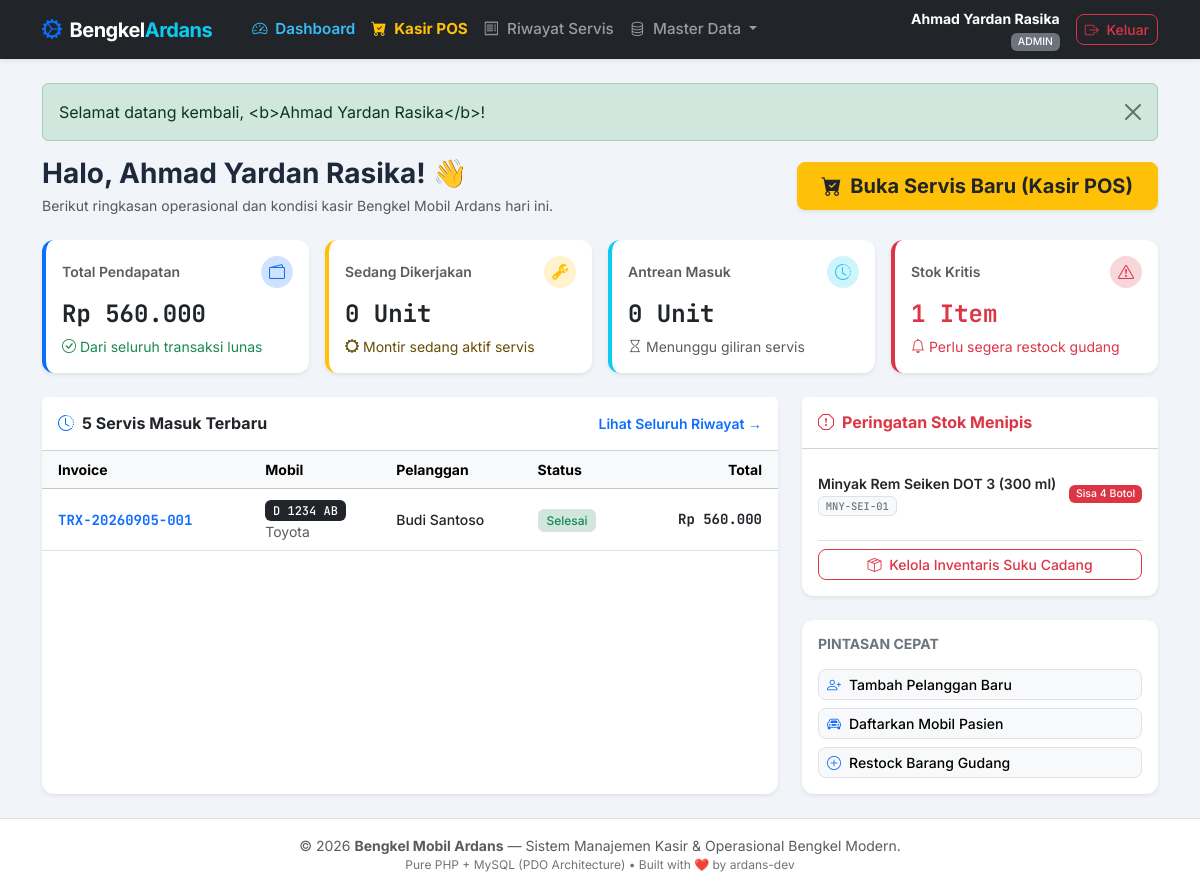
The app's page /index.php (signed in) with its own data.
### tables this page shows
CREATE TABLE transaksi (
    id_transaksi INT AUTO_INCREMENT PRIMARY KEY,
    kode_transaksi VARCHAR(30) NOT NULL UNIQUE COMMENT 'Nomor invoice resmi (misal: TRX-20260905-001)',
    id_kendaraan INT NOT NULL COMMENT 'Mobil yang dikerjakan',
    id_mekanik INT NOT NULL COMMENT 'Mekanik penanggung jawab servis',
    id_admin INT NULL COMMENT 'Kasir yang memproses nota pembayaran',
    kilometer INT DEFAULT 0 COMMENT 'Angka odometer spedometer saat mobil masuk',
    keluhan TEXT NOT NULL COMMENT 'Masalah yang dirasakan pemilik kendaraan',
    catatan_mekanik TEXT NULL COMMENT 'Hasil diagnosa dan saran perawatan mekanik',
    tanggal DATETIME DEFAULT CURRENT_TIMESTAMP COMMENT 'Waktu penerimaan servis',
    status_servis ENUM('Menunggu', 'Dikerjakan', 'Selesai', 'Dibatalkan') DEFAULT 'Menunggu' COMMENT 'Alur pengerjaan mobil',
    metode_pembayaran ENUM('Tunai', 'Transfer Bank', 'QRIS') DEFAULT 'Tunai' COMMENT 'Cara bayar pelanggan',
    total_jasa DECIMAL(12, 2) NOT NULL DEFAULT 0.00 COMMENT 'Subtotal akumulasi seluruh biaya jasa',
    total_sparepart DECIMAL(12, 2) NOT NULL DEFAULT 0.00 COMMENT 'Subtotal akumulasi seluruh biaya sparepart',
    total_biaya DECIMAL(12, 2) NOT NULL DEFAULT 0.00 COMMENT 'Total akhir yang wajib dibayar pelanggan',
    jumlah_bayar DECIMAL(12, 2) NOT NULL DEFAULT 0.00 COMMENT 'Uang tunai/transfer yang diserahkan pelanggan',
    kembalian DECIMAL(12, 2) NOT NULL DEFAULT 0.00 COMMENT 'Uang kembalian yang diberikan kasir',
    status_pembayaran ENUM('Belum Lunas', 'Lunas') DEFAULT 'Belum Lunas' COMMENT 'Status tagihan kasir',
    CONSTRAINT fk_transaksi_kendaraan 
        FOREIGN KEY (id_kendaraan) REFERENCES kendaraan(id_kendaraan) 
        ON DELETE RESTRICT ON UPDATE CASCADE,
    CONSTRAINT fk_transaksi_mekanik 
        FOREIGN KEY (id_mekanik) REFERENCES mekanik(id_mekanik) 
        ON DELETE RESTRICT ON UPDATE CASCADE,
    CONSTRAINT fk_transaksi_admin 
        FOREIGN KEY (id_admin) REFERENCES admin(id_admin) 
        ON DELETE SET NULL ON UPDATE CASCADE
);

CREATE TABLE kendaraan (
    id_kendaraan INT AUTO_INCREMENT PRIMARY KEY,
    id_pelanggan INT NOT NULL COMMENT 'ID pemilik mobil (Foreign Key ke tabel pelanggan)',
    plat_nomor VARCHAR(20) NOT NULL UNIQUE COMMENT 'Nomor polisi unik mobil (misal: D 1234 AB)',
    merek VARCHAR(50) NOT NULL COMMENT 'Pabrikan mobil (misal: Toyota, Honda, Daihatsu)',
    tipe VARCHAR(50) NOT NULL COMMENT 'Model spesifik mobil (misal: Avanza 1.3 G, Brio Satya)',
    tahun INT NULL COMMENT 'Tahun perakitan mobil untuk panduan spesifikasi suku cadang',
    transmisi ENUM('Manual', 'Matic') DEFAULT 'Manual' COMMENT 'Tipe transmisi mobil',
    warna VARCHAR(30) NULL COMMENT 'Warna mobil untuk memudahkan identifikasi di bengkel',
    created_at TIMESTAMP DEFAULT CURRENT_TIMESTAMP,
    CONSTRAINT fk_kendaraan_pelanggan 
        FOREIGN KEY (id_pelanggan) REFERENCES pelanggan(id_pelanggan) 
        ON DELETE CASCADE ON UPDATE CASCADE
);

CREATE TABLE pelanggan (
    id_pelanggan INT AUTO_INCREMENT PRIMARY KEY,
    nama VARCHAR(100) NOT NULL COMMENT 'Nama lengkap pelanggan',
    no_telepon VARCHAR(20) NOT NULL COMMENT 'Nomor WhatsApp/HP untuk konfirmasi servis selesai',
    alamat TEXT NULL COMMENT 'Alamat tempat tinggal pelanggan',
    created_at TIMESTAMP DEFAULT CURRENT_TIMESTAMP COMMENT 'Waktu pertama kali terdaftar'
);

CREATE TABLE sparepart (
    id_sparepart INT AUTO_INCREMENT PRIMARY KEY,
    kode_sparepart VARCHAR(30) NOT NULL UNIQUE COMMENT 'Kode SKU unik suku cadang (misal: OLI-SHL-01)',
    nama_sparepart VARCHAR(100) NOT NULL COMMENT 'Nama barang (misal: Shell Helix HX7 10W-40 4L)',
    kategori VARCHAR(50) DEFAULT 'Umum' COMMENT 'Kategori suku cadang (misal: Oli, Filter, Rem, Busi)',
    stok INT NOT NULL DEFAULT 0 COMMENT 'Jumlah stok fisik yang tersedia di gudang',
    satuan VARCHAR(20) DEFAULT 'Pcs' COMMENT 'Satuan kuantitas (misal: Pcs, Botol, Liter, Set)',
    harga_beli DECIMAL(12, 2) DEFAULT 0.00 COMMENT 'Harga modal dari supplier untuk analisa laba',
    harga_jual DECIMAL(12, 2) NOT NULL DEFAULT 0.00 COMMENT 'Harga banderol jual resmi ke pelanggan',
    stok_minimum INT DEFAULT 5 COMMENT 'Batas peringatan restock saat stok menipis',
    created_at TIMESTAMP DEFAULT CURRENT_TIMESTAMP
);

### includes/auth.php (called while the page is built, shortened)
<?php
require_once __DIR__ . '/../config/database.php';
function current_user(): array {
    return [
        'id'       => $_SESSION['user_id'] ?? null,
        'nama'     => $_SESSION['user_nama'] ?? 'Pengguna',
        'username' => $_SESSION['user_username'] ?? '',
        'role'     => $_SESSION['user_role'] ?? 'kasir'
    ];
}

### index.php (the view, shortened to what this page needs)
<?php
require_once __DIR__ . '/includes/auth.php';
$pendapatan_total = (float)(db()->query("
    SELECT SUM(total_biaya) AS total
    FROM transaksi
    WHERE status_pembayaran = 'Lunas'
")->fetch()['total'] ?? 0);
$mobil_dikerjakan = (int)(db()->query("
    SELECT COUNT(*) AS total
    FROM transaksi
    WHERE status_servis = 'Dikerjakan'
")->fetch()['total'] ?? 0);
$antrean_menunggu = (int)(db()->query("
    SELECT COUNT(*) AS total
    FROM transaksi
    WHERE status_servis = 'Menunggu'
")->fetch()['total'] ?? 0);
$stok_kritis_count = (int)(db()->query("
    SELECT COUNT(*) AS total
    FROM sparepart
    WHERE stok <= stok_minimum
")->fetch()['total'] ?? 0);
$transaksi_terbaru = db()->query("
    SELECT t.*, k.plat_nomor, k.merek, p.nama AS nama_pelanggan, m.nama_mekanik
    FROM transaksi t
    JOIN kendaraan k ON t.id_kendaraan = k.id_kendaraan
    JOIN pelanggan p ON k.id_pelanggan = p.id_pelanggan
    JOIN mekanik m ON t.id_mekanik = m.id_mekanik
    ORDER BY t.id_transaksi DESC
    LIMIT 5
")->fetchAll();
$daftar_kritis = db()->query("
    SELECT kode_sparepart, nama_sparepart, stok, satuan, stok_minimum
    FROM sparepart
    WHERE stok <= stok_minimum
    ORDER BY stok ASC
    LIMIT 4
")->fetchAll();
include __DIR__ . '/includes/header.php';
?>
<div class="row align-items-center mb-4 g-3">
    <div class="col-md-7">
        <h3 class="fw-bold mb-1">
            Halo, <?= e($user_login['nama']) ?>! <span class="text-primary">👋</span>
        </h3>
        <p class="text-muted small mb-0">
            Berikut ringkasan operasional dan kondisi kasir Bengkel Mobil Ardans hari ini.
        </p>
    </div>
    <div class="col-md-5 text-md-end">
        <a href="kasir.php" class="btn btn-warning btn-lg fw-bold shadow-sm text-dark px-4">
            <i class="bi bi-cart-check-fill me-1"></i> Buka Servis Baru (Kasir POS)
        </a>
    </div>
</div>
<div class="row g-3 mb-4">
    <div class="col-sm-6 col-lg-3">
        <div class="card shadow-sm border-0 h-100 p-3 bg-white border-start border-primary border-4">
            <div class="d-flex justify-content-between align-items-center mb-2">
                <span class="text-muted small fw-semibold">Total Pendapatan</span>
                <span class="badge bg-primary-subtle text-primary p-2 rounded-circle"><i class="bi bi-wallet2 fs-6"></i></span>
            </div>
            <div class="fs-4 fw-bold text-dark font-mono"><?= rupiah($pendapatan_total) ?></div>
            <small class="text-success mt-1"><i class="bi bi-check-circle me-1"></i>Dari seluruh transaksi lunas</small>
        </div>
    </div>
    <div class="col-sm-6 col-lg-3">
        <div class="card shadow-sm border-0 h-100 p-3 bg-white border-start border-warning border-4">
            <div class="d-flex justify-content-between align-items-center mb-2">
                <span class="text-muted small fw-semibold">Sedang Dikerjakan</span>
                <span class="badge bg-warning-subtle text-warning p-2 rounded-circle"><i class="bi bi-wrench-adjustable fs-6"></i></span>
            </div>
            <div class="fs-4 fw-bold text-dark font-mono"><?= $mobil_dikerjakan ?> Unit</div>
            <small class="text-warning-emphasis mt-1"><i class="bi bi-gear-wide me-1"></i>Montir sedang aktif servis</small>
        </div>
    </div>
    <div class="col-sm-6 col-lg-3">
        <div class="card shadow-sm border-0 h-100 p-3 bg-white border-start border-info border-4">
            <div class="d-flex justify-content-between align-items-center mb-2">
                <span class="text-muted small fw-semibold">Antrean Masuk</span>
                <span class="badge bg-info-subtle text-info p-2 rounded-circle"><i class="bi bi-clock-history fs-6"></i></span>
            </div>
            <div class="fs-4 fw-bold text-dark font-mono"><?= $antrean_menunggu ?> Unit</div>
            <small class="text-muted mt-1"><i class="bi bi-hourglass me-1"></i>Menunggu giliran servis</small>
        </div>
    </div>
    <div class="col-sm-6 col-lg-3">
        <div class="card shadow-sm border-0 h-100 p-3 bg-white border-start border-danger border-4">
            <div class="d-flex justify-content-between align-items-center mb-2">
                <span class="text-muted small fw-semibold">Stok Kritis</span>
                <span class="badge bg-danger-subtle text-danger p-2 rounded-circle"><i class="bi bi-exclamation-triangle fs-6"></i></span>
            </div>
            <div class="fs-4 fw-bold text-danger font-mono"><?= $stok_kritis_count ?> Item</div>
            <small class="text-danger mt-1"><i class="bi bi-bell me-1"></i>Perlu segera restock gudang</small>
        </div>
    </div>
</div>
<div class="row g-4">
    <div class="col-lg-8">
        <div class="card shadow-sm border-0 h-100">
            <div class="card-header bg-white py-3 d-flex justify-content-between align-items-center">
                <h6 class="mb-0 fw-bold text-dark"><i class="bi bi-clock-history me-2 text-primary"></i>5 Servis Masuk Terbaru</h6>
                <a href="transaksi.php" class="small text-decoration-none fw-semibold">Lihat Seluruh Riwayat →</a>
            </div>
            <div class="card-body p-0">
                <div class="table-responsive">
                    <table class="table table-hover align-middle mb-0">
                        <thead class="table-light small">
                            <tr>
                                <th class="ps-3">Invoice</th>
                                <th>Mobil</th>
                                <th>Pelanggan</th>
                                <th>Status</th>
                                <th class="text-end pe-3">Total</th>
                            </tr>
                        </thead>
                        <tbody>
                            <?php if (empty($transaksi_terbaru)): ?>
                                <tr>
                                    <td colspan="5" class="text-center py-4 text-muted small">Belum ada aktivitas servis.</td>
                                </tr>
                            <?php else: ?>
                                <?php foreach ($transaksi_terbaru as $t): ?>
                                    <tr>
                                        <td class="ps-3">
                                            <a href="detail_transaksi.php?id=<?= $t['id_transaksi'] ?>" class="font-mono fw-bold text-decoration-none text-primary small">
                                                <?= e($t['kode_transaksi']) ?>
                                            </a>
                                        </td>
                                        <td>
                                            <span class="badge bg-dark font-mono"><?= e($t['plat_nomor']) ?></span>
                                            <small class="text-muted d-block"><?= e($t['merek']) ?></small>
                                        </td>
                                        <td class="small fw-medium text-dark"><?= e($t['nama_pelanggan']) ?></td>
                                        <td>
                                            <?php if ($t['status_servis'] === 'Selesai'): ?>
                                                <span class="badge bg-success-subtle text-success border">Selesai</span>
                                            <?php elseif ($t['status_servis'] === 'Dikerjakan'): ?>
                                                <span class="badge bg-warning-subtle text-warning border">Dikerjakan</span>
                                            <?php else: ?>
                                                <span class="badge bg-secondary-subtle text-secondary border">Menunggu</span>
                                            <?php endif; ?>
                                        </td>
                                        <td class="text-end pe-3 font-mono fw-bold small text-dark">
                                            <?= rupiah($t['total_biaya']) ?>
                                        </td>
                                    </tr>
                                <?php endforeach; ?>
                            <?php endif; ?>
                        </tbody>
                    </table>
                </div>
            </div>
        </div>
    </div>
    <div class="col-lg-4">
        <div class="card shadow-sm border-0 mb-4">
            <div class="card-header bg-white py-3">
                <h6 class="mb-0 fw-bold text-danger"><i class="bi bi-exclamation-octagon me-2"></i>Peringatan Stok Menipis</h6>
            </div>
            <div class="card-body p-3">
                <?php if (empty($daftar_kritis)): ?>
                    <div class="text-center py-3 text-muted small">
                        <i class="bi bi-shield-check fs-2 text-success d-block mb-1"></i>
                        Semua stok suku cadang aman dan tercukupi.
                    </div>
                <?php else: ?>
                    <ul class="list-group list-group-flush small">
                        <?php foreach ($daftar_kritis as $dk): ?>
                            <li class="list-group-item d-flex justify-content-between align-items-center px-0 py-2">
                                <div>
                                    <div class="fw-semibold text-dark"><?= e($dk['nama_sparepart']) ?></div>
                                    <span class="badge bg-light text-secondary font-mono border"><?= e($dk['kode_sparepart']) ?></span>
                                </div>
                                <span class="badge bg-danger">
                                    Sisa <?= (int)$dk['stok'] ?> <?= e($dk['satuan']) ?>
                                </span>
                            </li>
                        <?php endforeach; ?>
                    </ul>
                    <div class="text-center mt-3 pt-2 border-top">
                        <a href="sparepart.php" class="btn btn-outline-danger btn-sm w-100">
                            <i class="bi bi-box-seam me-1"></i> Kelola Inventaris Suku Cadang
                        </a>
                    </div>
                <?php endif; ?>
            </div>
        </div>
        <div class="card shadow-sm border-0">
            <div class="card-body p-3">
                <h6 class="fw-bold mb-3 small text-secondary text-uppercase">Pintasan Cepat</h6>
                <div class="d-grid gap-2">
                    <a href="pelanggan.php" class="btn btn-light text-start border btn-sm">
                        <i class="bi bi-person-plus text-primary me-2"></i>Tambah Pelanggan Baru
                    </a>
                    <a href="kendaraan.php" class="btn btn-light text-start border btn-sm">
                        <i class="bi bi-car-front text-primary me-2"></i>Daftarkan Mobil Pasien
                    </a>
                    <a href="sparepart.php" class="btn btn-light text-start border btn-sm">
                        <i class="bi bi-plus-circle text-primary me-2"></i>Restock Barang Gudang
                    </a>
                </div>
            </div>
        </div>
    </div>
</div>
<?php include __DIR__ . '/includes/footer.php'; ?>

### includes/header.php (style rules this page uses)
body { font-family: 'Inter', sans-serif; background-color: #f1f5f9; color: #1e293b; min-height: 100vh; display: flex; flex-direction: column; }
.font-mono { font-family: 'JetBrains Mono', monospace; }
.card { border: 1px solid #e2e8f0; border-radius: 12px; box-shadow: 0 1px 3px 0 rgb(0 0 0 / 0.05); }
.btn { border-radius: 8px; font-weight: 500; }
.badge { font-weight: 500; }

### records on screen
transaksi: kode_transaksi "TRX-20260905-001", id_kendaraan.plat_nomor "D 1234 AB", id_kendaraan.merek "Toyota", pelanggan.nama "Budi Santoso", status_servis "Selesai", total_biaya "Rp 560.000"
sparepart: nama_sparepart "Minyak Rem Seiken DOT 3 (300 ml)", kode_sparepart "MNY-SEI-01", stok "4", satuan "Botol"

### other values on screen
$user_login['nama'] "Ahmad Yardan Rasika"
$user_login['role'] "ADMIN"
$msg "Selamat datang kembali, <b>Ahmad Yardan Rasika</b>!"
rupiah($pendapatan_total) "Rp 560.000"
$mobil_dikerjakan "0"
$antrean_menunggu "0"
$stok_kritis_count "1"
